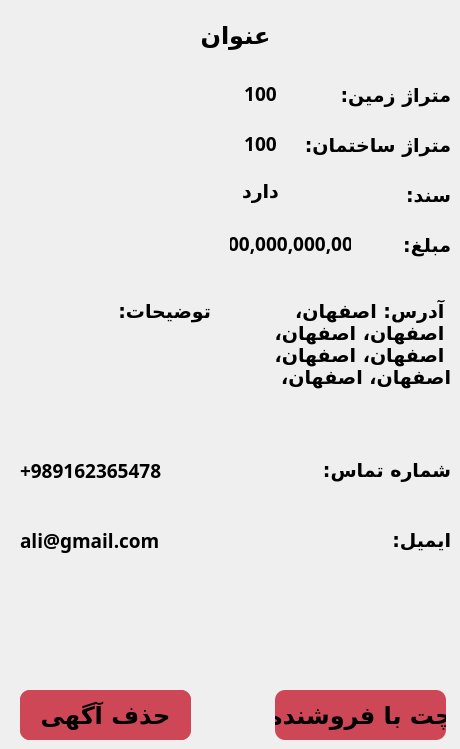
    <widget class="QWidget" name="page_Details_LandOldProperty">
     <widget class="QLabel" name="label_detail_lop_total_price">
      <property name="geometry">
       <rect>
        <x>230</x>
        <y>230</y>
        <width>121</width>
        <height>31</height>
       </rect>
      </property>
      <property name="font">
       <font>
        <family>B Nazanin</family>
        <pointsize>14</pointsize>
        <weight>75</weight>
        <bold>true</bold>
       </font>
      </property>
      <property name="text">
       <string>100,000,000,000</string>
      </property>
      <property name="alignment">
       <set>Qt::AlignHCenter|Qt::AlignTop</set>
      </property>
      <property name="wordWrap">
       <bool>true</bool>
      </property>
     </widget>
     <widget class="QLabel" name="label_72">
      <property name="geometry">
       <rect>
        <x>320</x>
        <y>450</y>
        <width>131</width>
        <height>41</height>
       </rect>
      </property>
      <property name="font">
       <font>
        <family>B Nazanin</family>
        <pointsize>14</pointsize>
        <weight>75</weight>
        <bold>true</bold>
       </font>
      </property>
      <property name="text">
       <string>شماره تماس:</string>
      </property>
      <property name="alignment">
       <set>Qt::AlignLeading|Qt::AlignLeft|Qt::AlignVCenter</set>
      </property>
      <property name="wordWrap">
       <bool>true</bool>
      </property>
     </widget>
     <widget class="QLabel" name="label_detail_lop_total_price_text">
      <property name="geometry">
       <rect>
        <x>360</x>
        <y>230</y>
        <width>91</width>
        <height>31</height>
       </rect>
      </property>
      <property name="font">
       <font>
        <family>B Nazanin</family>
        <pointsize>14</pointsize>
        <weight>75</weight>
        <bold>true</bold>
       </font>
      </property>
      <property name="text">
       <string>مبلغ:</string>
      </property>
      <property name="alignment">
       <set>Qt::AlignLeading|Qt::AlignLeft|Qt::AlignVCenter</set>
      </property>
      <property name="wordWrap">
       <bool>true</bool>
      </property>
     </widget>
     <widget class="QLabel" name="label_74">
      <property name="geometry">
       <rect>
        <x>290</x>
        <y>180</y>
        <width>161</width>
        <height>31</height>
       </rect>
      </property>
      <property name="font">
       <font>
        <family>B Nazanin</family>
        <pointsize>14</pointsize>
        <weight>75</weight>
        <bold>true</bold>
       </font>
      </property>
      <property name="text">
       <string>سند:</string>
      </property>
      <property name="alignment">
       <set>Qt::AlignLeading|Qt::AlignLeft|Qt::AlignVCenter</set>
      </property>
      <property name="wordWrap">
       <bool>true</bool>
      </property>
     </widget>
     <widget class="QLabel" name="label_detail_lop_land_area">
      <property name="geometry">
       <rect>
        <x>230</x>
        <y>80</y>
        <width>61</width>
        <height>31</height>
       </rect>
      </property>
      <property name="font">
       <font>
        <family>B Nazanin</family>
        <pointsize>14</pointsize>
        <weight>75</weight>
        <bold>true</bold>
       </font>
      </property>
      <property name="text">
       <string>100</string>
      </property>
      <property name="alignment">
       <set>Qt::AlignHCenter|Qt::AlignTop</set>
      </property>
      <property name="wordWrap">
       <bool>true</bool>
      </property>
     </widget>
     <widget class="QLabel" name="label_57">
      <property name="geometry">
       <rect>
        <x>290</x>
        <y>130</y>
        <width>161</width>
        <height>31</height>
       </rect>
      </property>
      <property name="font">
       <font>
        <family>B Nazanin</family>
        <pointsize>14</pointsize>
        <weight>75</weight>
        <bold>true</bold>
       </font>
      </property>
      <property name="text">
       <string>متراژ ساختمان:</string>
      </property>
      <property name="alignment">
       <set>Qt::AlignLeading|Qt::AlignLeft|Qt::AlignVCenter</set>
      </property>
      <property name="wordWrap">
       <bool>true</bool>
      </property>
     </widget>
     <widget class="QLabel" name="label_detail_lop_build_area">
      <property name="geometry">
       <rect>
        <x>230</x>
        <y>130</y>
        <width>61</width>
        <height>31</height>
       </rect>
      </property>
      <property name="font">
       <font>
        <family>B Nazanin</family>
        <pointsize>14</pointsize>
        <weight>75</weight>
        <bold>true</bold>
       </font>
      </property>
      <property name="text">
       <string>100</string>
      </property>
      <property name="alignment">
       <set>Qt::AlignHCenter|Qt::AlignTop</set>
      </property>
      <property name="wordWrap">
       <bool>true</bool>
      </property>
     </widget>
     <widget class="QLabel" name="label_detail_lop_description">
      <property name="geometry">
       <rect>
        <x>10</x>
        <y>300</y>
        <width>201</width>
        <height>121</height>
       </rect>
      </property>
      <property name="font">
       <font>
        <family>B Nazanin</family>
        <pointsize>14</pointsize>
        <weight>75</weight>
        <bold>true</bold>
       </font>
      </property>
      <property name="text">
       <string>توضیحات:</string>
      </property>
      <property name="alignment">
       <set>Qt::AlignLeading|Qt::AlignLeft|Qt::AlignTop</set>
      </property>
      <property name="wordWrap">
       <bool>true</bool>
      </property>
     </widget>
     <widget class="QLabel" name="label_detail_lop_deed">
      <property name="geometry">
       <rect>
        <x>230</x>
        <y>180</y>
        <width>61</width>
        <height>31</height>
       </rect>
      </property>
      <property name="font">
       <font>
        <family>B Nazanin</family>
        <pointsize>14</pointsize>
        <weight>75</weight>
        <bold>true</bold>
       </font>
      </property>
      <property name="text">
       <string>دارد</string>
      </property>
      <property name="alignment">
       <set>Qt::AlignHCenter|Qt::AlignTop</set>
      </property>
      <property name="wordWrap">
       <bool>true</bool>
      </property>
     </widget>
     <widget class="QPushButton" name="pushButton_detail_lop_report">
      <property name="geometry">
       <rect>
        <x>20</x>
        <y>690</y>
        <width>171</width>
        <height>50</height>
       </rect>
      </property>
      <property name="font">
       <font>
        <family>B Nazanin</family>
        <pointsize>18</pointsize>
        <weight>75</weight>
        <bold>true</bold>
       </font>
      </property>
      <property name="cursor">
       <cursorShape>PointingHandCursor</cursorShape>
      </property>
      <property name="styleSheet">
       <string notr="true">background-color: #CE4757;
border-style: solid;
border-color: black;
border-width: 0px;
border-radius: 10px;</string>
      </property>
      <property name="text">
       <string>گزارش آگهی</string>
      </property>
     </widget>
     <widget class="QLabel" name="label_58">
      <property name="geometry">
       <rect>
        <x>290</x>
        <y>80</y>
        <width>161</width>
        <height>31</height>
       </rect>
      </property>
      <property name="font">
       <font>
        <family>B Nazanin</family>
        <pointsize>14</pointsize>
        <weight>75</weight>
        <bold>true</bold>
       </font>
      </property>
      <property name="text">
       <string>متراژ زمین:</string>
      </property>
      <property name="alignment">
       <set>Qt::AlignLeading|Qt::AlignLeft|Qt::AlignVCenter</set>
      </property>
      <property name="wordWrap">
       <bool>true</bool>
      </property>
     </widget>
     <widget class="QLabel" name="label_detail_lop_email">
      <property name="geometry">
       <rect>
        <x>20</x>
        <y>520</y>
        <width>291</width>
        <height>41</height>
       </rect>
      </property>
      <property name="font">
       <font>
        <family>B Nazanin</family>
        <pointsize>14</pointsize>
        <weight>75</weight>
        <bold>true</bold>
       </font>
      </property>
      <property name="layoutDirection">
       <enum>Qt::LeftToRight</enum>
      </property>
      <property name="text">
       <string>ali@gmail.com</string>
      </property>
      <property name="alignment">
       <set>Qt::AlignLeading|Qt::AlignLeft|Qt::AlignVCenter</set>
      </property>
      <property name="wordWrap">
       <bool>true</bool>
      </property>
     </widget>
     <widget class="QLabel" name="label_75">
      <property name="geometry">
       <rect>
        <x>320</x>
        <y>520</y>
        <width>131</width>
        <height>41</height>
       </rect>
      </property>
      <property name="font">
       <font>
        <family>B Nazanin</family>
        <pointsize>14</pointsize>
        <weight>75</weight>
        <bold>true</bold>
       </font>
      </property>
      <property name="text">
       <string>ایمیل:</string>
      </property>
      <property name="alignment">
       <set>Qt::AlignLeading|Qt::AlignLeft|Qt::AlignVCenter</set>
      </property>
      <property name="wordWrap">
       <bool>true</bool>
      </property>
     </widget>
     <widget class="QPushButton" name="pushButton_detail_lop_chat">
      <property name="geometry">
       <rect>
        <x>275</x>
        <y>690</y>
        <width>171</width>
        <height>50</height>
       </rect>
      </property>
      <property name="font">
       <font>
        <family>B Nazanin</family>
        <pointsize>18</pointsize>
        <weight>75</weight>
        <bold>true</bold>
       </font>
      </property>
      <property name="cursor">
       <cursorShape>PointingHandCursor</cursorShape>
      </property>
      <property name="styleSheet">
       <string notr="true">background-color: #CE4757;
border-style: solid;
border-color: black;
border-width: 0px;
border-radius: 10px;</string>
      </property>
      <property name="text">
       <string>چت با فروشنده</string>
      </property>
     </widget>
     <widget class="QLabel" name="label_detail_lop_title">
      <property name="geometry">
       <rect>
        <x>20</x>
        <y>10</y>
        <width>431</width>
        <height>51</height>
       </rect>
      </property>
      <property name="font">
       <font>
        <family>B Nazanin</family>
        <pointsize>18</pointsize>
        <weight>75</weight>
        <bold>true</bold>
       </font>
      </property>
      <property name="text">
       <string>عنوان</string>
      </property>
      <property name="alignment">
       <set>Qt::AlignCenter</set>
      </property>
      <property name="wordWrap">
       <bool>true</bool>
      </property>
     </widget>
     <widget class="QLabel" name="label_detail_lop_phone">
      <property name="geometry">
       <rect>
        <x>20</x>
        <y>450</y>
        <width>291</width>
        <height>41</height>
       </rect>
      </property>
      <property name="font">
       <font>
        <family>B Nazanin</family>
        <pointsize>14</pointsize>
        <weight>75</weight>
        <bold>true</bold>
       </font>
      </property>
      <property name="layoutDirection">
       <enum>Qt::LeftToRight</enum>
      </property>
      <property name="text">
       <string>+989162365478</string>
      </property>
      <property name="alignment">
       <set>Qt::AlignLeading|Qt::AlignLeft|Qt::AlignVCenter</set>
      </property>
      <property name="wordWrap">
       <bool>true</bool>
      </property>
     </widget>
     <widget class="QLabel" name="label_detail_lop_full_address">
      <property name="geometry">
       <rect>
        <x>230</x>
        <y>300</y>
        <width>221</width>
        <height>121</height>
       </rect>
      </property>
      <property name="font">
       <font>
        <family>B Nazanin</family>
        <pointsize>14</pointsize>
        <weight>75</weight>
        <bold>true</bold>
       </font>
      </property>
      <property name="text">
       <string>آدرس: اصفهان، اصفهان، اصفهان، اصفهان، اصفهان، اصفهان، اصفهان، </string>
      </property>
      <property name="alignment">
       <set>Qt::AlignLeading|Qt::AlignLeft|Qt::AlignTop</set>
      </property>
      <property name="wordWrap">
       <bool>true</bool>
      </property>
     </widget>
     <widget class="QLabel" name="label_detail_lop_photo">
      <property name="geometry">
       <rect>
        <x>20</x>
        <y>80</y>
        <width>200</width>
        <height>200</height>
       </rect>
      </property>
      <property name="text">
       <string/>
      </property>
      <property name="pixmap">
       <pixmap>:/images/default.jpg</pixmap>
      </property>
      <property name="scaledContents">
       <bool>true</bool>
      </property>
      <property name="alignment">
       <set>Qt::AlignCenter</set>
      </property>
     </widget>
     <widget class="QPushButton" name="pushButton_detail_lop_delete">
      <property name="geometry">
       <rect>
        <x>20</x>
        <y>690</y>
        <width>171</width>
        <height>50</height>
       </rect>
      </property>
      <property name="font">
       <font>
        <family>B Nazanin</family>
        <pointsize>18</pointsize>
        <weight>75</weight>
        <bold>true</bold>
       </font>
      </property>
      <property name="cursor">
       <cursorShape>PointingHandCursor</cursorShape>
      </property>
      <property name="styleSheet">
       <string notr="true">background-color: #CE4757;
border-style: solid;
border-color: black;
border-width: 0px;
border-radius: 10px;</string>
      </property>
      <property name="text">
       <string>حذف آگهی</string>
      </property>
     </widget>
    </widget>
